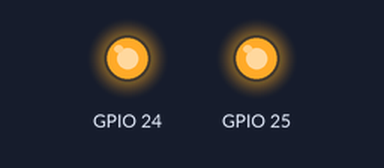
Recording of a program running on a simulated Raspberry Pi (BCM pin numbers). Shown: output pins drawn as LEDs (lit = HIGH). At 0.0 s the program stops and its outputs stay as they are.

Above: at 0.1 s.
Timing chart, 0 to 1.5 s (numbered marks = the images above):
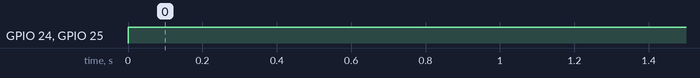

The program:

output.py
```python
#!/usr/bin/python

import time, httplib, urllib, os, glob, socket#, gmaileralert
from datetime import datetime

import RPi.GPIO as GPIO
GPIO.setmode(GPIO.BCM)

# OUT pins:
# 25: szary (relay 1)
# 24: zolty (relay 2)
# --------  (relay 3)
# --------  (relay 4)
# setup GPIO pins:
GPIO.setup(25,GPIO.OUT, initial=1)
GPIO.setup(24,GPIO.OUT, initial=1)

# XXX we setup pins already in "input.py". We should have one script to setup/read/store values.

# state 0 - relay led ON
# state 1 - relay led OFF

#sleep(2)

GPIO.output(25, 1)
#sleep(2)
GPIO.output(24, 1)
```

Measured:
- by itself, GPIO 24, GPIO 25: LOW → HIGH at 0.00 s
